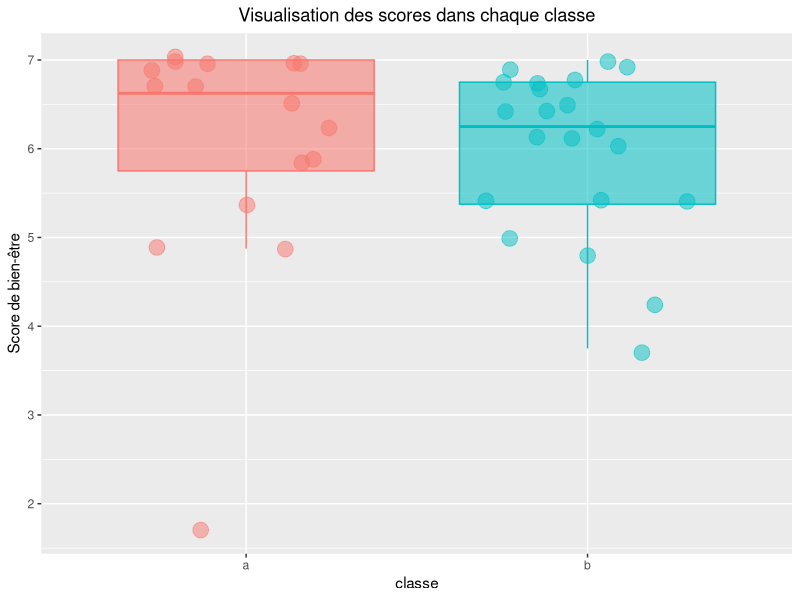

Write R code to recreate this figure.
# Préparation des packages
library(tidyverse)
library(rio)
library(readxl)

# Acquisition des données
peers <- read_xlsx("peers/hlm2020_nb_peers_raw.xlsx")
teach <- read_xlsx("teach/hlm2020_nb_teach_raw.xlsx")

# Création de mon résumé d'échantillon à la main

sample <- data.frame("classe"=c("A","B"), "gest"=c("duo","solo"), "deg"=c("4","5"), "cyc"=c("2","2"), "sit"=c("Monthey","Haut-Lac"), "enf"=c(2,1))

# teach - création des scores des sous-dimensions

teach <- teach %>% 
  mutate(sco_gp = rowMeans(select(., c("sep16_2","sep16_3","sep16_6","sep16_10","sep16_11","sep16_15")) ,na.rm = T),
         sco_gr = rowMeans(select(., c("sep16_5","sep16_8","sep16_9","sep16_12","sep16_13")), na.rm = T),
         sco_ip = rowMeans(select(., c("sep16_1","sep16_4")), na.rm = T),
         sco_ie = rowMeans(select(., c("sep16_7","sep16_14","sep16_16")), na.rm = T),
         sco_tot = rowMeans(select(., starts_with("sep16_")), na.rm = T),
                  )

# teach - statistiques de base

teach_sum <- teach %>% 
  group_by(clas) %>% 
  summarize(sco_gp,
            sco_gr,
            sco_ip,
            sco_ie,
            sco_tot)

# peers - création du score total

peers <- peers %>% 
  mutate(
         be8_4 = 8 - be8_4,
         be8_5 = 8 - be8_5,
         be8_8 = 8 - be8_8,
         )

peers <- peers %>% 
  mutate(
         sco_be = rowMeans(select(.,starts_with("be")) ,na.rm =T)
         )

# peers - statistiques de base

peers_sum <- peers %>% 
  group_by(clas) %>% 
  summarize(mean=mean(sco_be), max=max(sco_be), min=min(sco_be), median=median(sco_be), std=sd(sco_be))

# peers - visualisation

be_vis <- peers %>%
  ggplot() +
  aes(x = clas, y = sco_be, fill = clas, color = clas, alpha = 0.8) +
  geom_boxplot(outlier.colour = NA) +
  geom_jitter(size = 5, alpha = .5, width = 0.3) +
  theme(legend.position='none') +
  ggtitle("Visualisation des scores dans chaque classe") +
  ylab("Score de bien-être") +
  xlab("classe") +
  theme(plot.title = element_text(hjust = 0.5))
